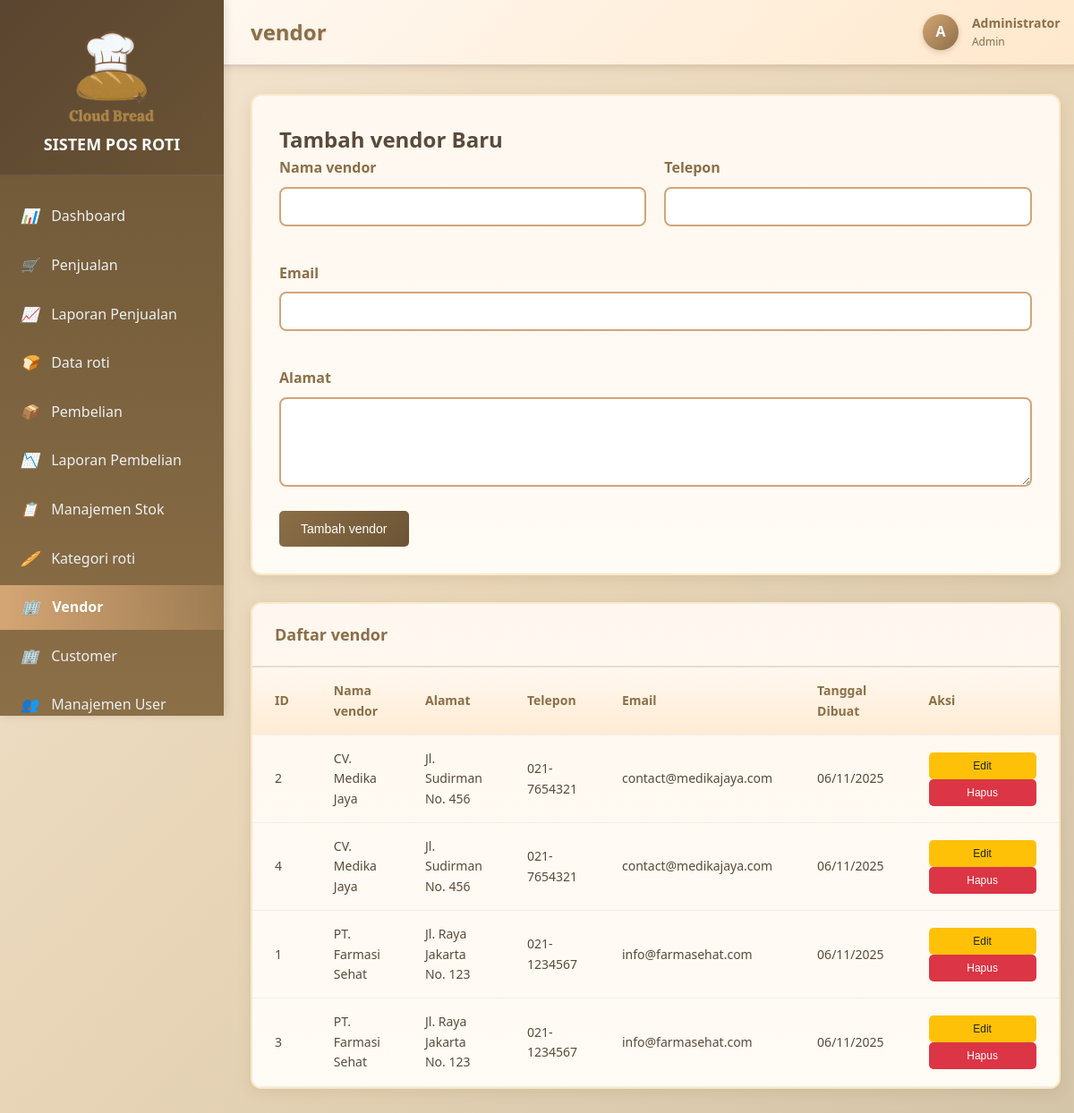
The app's page /vendor.php (signed in) with its own data.
### tables this page shows
CREATE TABLE `vendor` (
  `id` int(11) NOT NULL,
  `nama_vendor` varchar(200) NOT NULL,
  `alamat` text DEFAULT NULL,
  `telepon` varchar(20) DEFAULT NULL,
  `email` varchar(100) DEFAULT NULL,
  `created_at` timestamp NOT NULL DEFAULT current_timestamp()
);

### models/Vendor.php (called while the page is built, shortened)
<?php
class Vendor {
    private $conn;
    private $table_name = "vendor";
    public function __construct($db) {
        $this->conn = $db;
    }
    public function readAll() {
        $query = "SELECT * FROM " . $this->table_name . " ORDER BY nama_vendor";
        $stmt = $this->conn->prepare($query);
        $stmt->execute();
        return $stmt;
    }
}
?>

### vendor.php (the view, shortened to what this page needs)
<?php
require_once 'models/Vendor.php';
$database = new Database();
$db = $database->getConnection();
$vendor = new Vendor($db);
$stmt = $vendor->readAll();
?>
<!DOCTYPE html>
<html lang="id">
<head>
    <link rel="stylesheet" href="assets/css/style.css">
</head>
<body>
    <div class="main-container">
        <?php
        $role = $_SESSION['user_role'];
        require_once 'sidebar.php'; ?>
        <main class="main-content">
            <header class="top-nav">
                <h1>vendor</h1>
                <div class="user-info">
                    <div class="user-avatar">
                        <?php echo strtoupper(substr($_SESSION['nama_lengkap'], 0, 1)); ?>
                    </div>
                    <div class="user-details">
                        <div class="user-name"><?php echo $_SESSION['nama_lengkap']; ?></div>
                        <div class="user-role"><?php echo ucfirst($_SESSION['user_role']); ?></div>
                    </div>
                </div>
            </header>
            <div class="content">
                <div class="form-container">
                    <h2>Tambah vendor Baru</h2>
                    <form method="POST">
                        <div class="form-row">
                            <div class="form-group">
                                <label for="nama_vendor">Nama vendor</label>
                                <input type="text" id="nama_vendor" name="nama_vendor" required>
                            </div>
                            <div class="form-group">
                                <label for="telepon">Telepon</label>
                                <input type="text" id="telepon" name="telepon">
                            </div>
                        </div>
                        <div class="form-row">
                            <div class="form-group">
                                <label for="email">Email</label>
                                <input type="email" id="email" name="email">
                            </div>
                        </div>
                        <div class="form-group">
                            <label for="alamat">Alamat</label>
                            <textarea id="alamat" name="alamat" rows="3"></textarea>
                        </div>
                        <button type="submit" class="btn btn-primary">Tambah vendor</button>
                    </form>
                </div>
                <div class="table-container">
                    <div class="table-header">
                        <h3 class="table-title">Daftar vendor</h3>
                    </div>
                    <table class="table">
                        <thead>
                            <tr>
                                <th>ID</th>
                                <th>Nama vendor</th>
                                <th>Alamat</th>
                                <th>Telepon</th>
                                <th>Email</th>
                                <th>Tanggal Dibuat</th>
                                <th>Aksi</th>
                            </tr>
                        </thead>
                        <tbody>
                            <?php while ($row = $stmt->fetch(PDO::FETCH_ASSOC)): ?>
                            <tr>
                                <td><?php echo $row['id']; ?></td>
                                <td><?php echo $row['nama_vendor']; ?></td>
                                <td><?php echo $row['alamat'] ?: '-'; ?></td>
                                <td><?php echo $row['telepon'] ?: '-'; ?></td>
                                <td><?php echo $row['email'] ?: '-'; ?></td>
                                <td><?php echo date('d/m/Y', strtotime($row['created_at'])); ?></td>
                                <td>
                                    <button onclick="editvendor(<?php echo htmlspecialchars(json_encode($row)); ?>)"
                                            class="btn btn-warning btn-sm">Edit</button>
                                    <button onclick="deletevendor(<?php echo $row['id']; ?>)"
                                            class="btn btn-danger btn-sm">Hapus</button>
                                </td>
                            </tr>
                            <?php endwhile; ?>
                        </tbody>
                    </table>
                </div>
            </div>
        </main>
    </div>
</body>
</html>

### sidebar.php (shortened to what this page needs)
<?php
$current_page = basename($_SERVER['PHP_SELF']);
?>
<nav class="sidebar">
            <div class="sidebar-header">
                <a href="index.php" class="logo-link">
                <img src="assets/roti_logo.png" alt="roti">
                </a>
                <h2>
                <?php echo APP_NAME; ?></h2>
            </div>
            <ul class="sidebar-nav">
                <li class="nav-item">
                    <a href="dashboard.php" class="nav-link <?php echo ($current_page === 'dashboard.php') ? 'active' : ''; ?>">
                        <i>📊</i> Dashboard
                    </a>
                </li>
                <?php if ($role === 'admin' || $role === 'kasir'): ?>
                <li class="nav-item">
                    <a href="penjualan.php" class="nav-link <?php echo ($current_page === 'penjualan.php') ? 'active' : ''; ?>">
                        <i>🛒</i> Penjualan
                    </a>
                </li>
                <li class="nav-item">
                    <a href="laporan_penjualan.php" class="nav-link <?php echo ($current_page === 'laporan_penjualan.php') ? 'active' : ''; ?>">
                        <i>📈</i> Laporan Penjualan
                    </a>
                </li>
                <?php endif; ?>
                <?php if ($role === 'admin' || $role === 'gudang'): ?>
                <li class="nav-item">
                    <a href="roti.php" class="nav-link <?php echo ($current_page === 'roti.php') ? 'active' : ''; ?>">
                        <i>🍞</i> Data roti
                    </a>
                </li>
                <li class="nav-item">
                    <a href="pembelian.php" class="nav-link <?php echo ($current_page === 'pembelian.php') ? 'active' : ''; ?>">
                        <i>📦</i> Pembelian
                    </a>
                </li>
                <li class="nav-item">
                    <a href="laporan_pembelian.php" class="nav-link <?php echo ($current_page === 'laporan_pembelian.php') ? 'active' : ''; ?>">
                        <i>📉</i> Laporan Pembelian
                    </a>
                </li>
                <li class="nav-item">
                    <a href="stok.php" class="nav-link <?php echo ($current_page === 'stok.php') ? 'active' : ''; ?>">
                        <i>📋</i> Manajemen Stok
                    </a>
                </li>
                <?php endif; ?>
                <?php if ($role === 'admin'): ?>
                <li class="nav-item">
                    <a href="kategori.php" class="nav-link <?php echo ($current_page === 'kategori.php') ? 'active' : ''; ?>">
                        <i>🥖</i> Kategori roti
                    </a>
                </li>
                <li class="nav-item">
                    <a href="vendor.php" class="nav-link <?php echo ($current_page === 'vendor.php') ? 'active' : ''; ?>">
                        <i>🏢</i> Vendor
                    </a>
                </li>
                <li class="nav-item">
                    <a href="customer.php" class="nav-link <?php echo ($current_page === 'customer.php') ? 'active' : ''; ?>">
                        <i>🏢</i> Customer
                    </a>
                </li>
                <li class="nav-item">
                    <a href="users.php" class="nav-link <?php echo ($current_page === 'users.php') ? 'active' : ''; ?>">
                        <i>👥</i> Manajemen User
                    </a>
                </li>
                <?php endif; ?>
            </ul>
        </nav>

### records on screen
vendor: id "2", nama_vendor "CV. Medika Jaya", alamat "Jl. Sudirman No. 456", telepon "021-7654321", email "contact@medikajaya.com", created_at "06/11/2025"
vendor: id "4", nama_vendor "CV. Medika Jaya", alamat "Jl. Sudirman No. 456", telepon "021-7654321", email "contact@medikajaya.com", created_at "06/11/2025"
vendor: id "1", nama_vendor "PT. Farmasi Sehat", alamat "Jl. Raya Jakarta No. 123", telepon "021-1234567", email "info@farmasehat.com", created_at "06/11/2025"
vendor: id "3", nama_vendor "PT. Farmasi Sehat", alamat "Jl. Raya Jakarta No. 123", telepon "021-1234567", email "info@farmasehat.com", created_at "06/11/2025"

### other values on screen
APP_NAME "SISTEM POS ROTI"
substr($_SESSION['nama_lengkap'], 0, 1) "A"
$_SESSION['nama_lengkap'] "Administrator"
$_SESSION['user_role'] "Admin"
